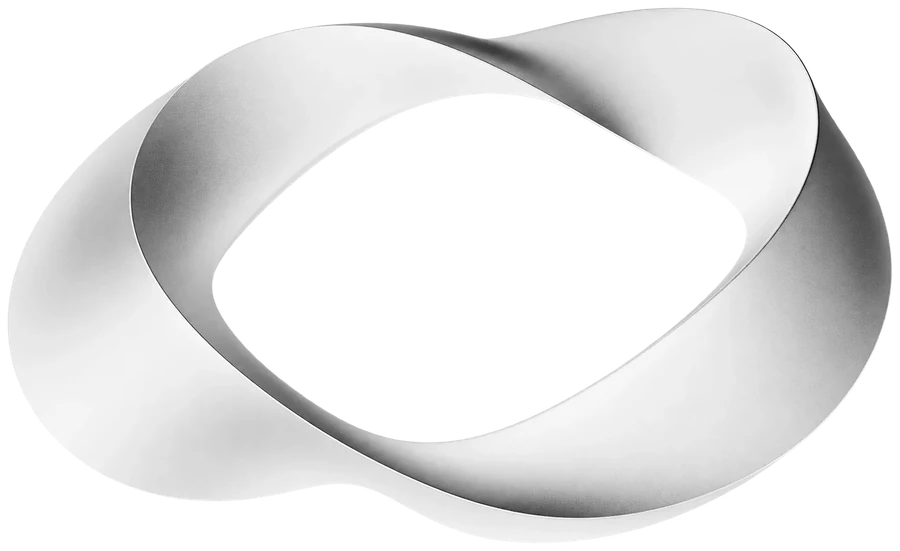
#> input picture assets/img/s-campus-loop/mobius.webp, 900 x 551 px, found by its file name
$ python mark_morph.py
#> lines starting #> are read from the running program, lines starting #| are printed output that depends on the picture; after the words box and inside, x2 and y2 are one past the last pixel; in counts of white or black regions, pixels touching at a corner belong together
# The opening's morph (11 Nov, Ritika: "the transition and merging of the white Möbius strip is not seamless"): ACKO's mark, its three
# bands, changes shape into the white strip of the deck's Möbius photo, so the photo comes up on an outline that is already there.
#   python tools/acko/story/mark_morph.py .            writes the point lists into slides/s-open.html and s-open-2.html
# The strip's silhouette is its alpha (outer edge and opening), in page px as s-mobius places the photo (x' = 149.76 + 1.055 x,
# y' = 1.0547 y). The ring is cut by three rays from the opening's centre, at the twist (top right) and either side of the left
# crossing, into three bands that sit where the mark's bands sit: top run, lower run, left fold. Each mark band (its SVG path at the
# logo's pose) and its target are resampled to N points by length, the target's start and direction chosen to match the source in
# normalised box coordinates, so no point travels across the shape.
import sys, os, re, json, math
import numpy as np, cv2
from PIL import Image

ROOT = sys.argv[1] if len(sys.argv) > 1 else "."
N = 180
POSE = (681.0, 330.0, 3.3)          # the logo's pose in page px: translate, scale (as the slide's CSS)
MARK = {
    "a": "M14 32C40 29 78 38 124 62L166 43.5C168.5 42 168.5 39.5 165.5 37.5C140 21 108 1 80 0C62 0 36 14 14 32Z",
    "b": "M169 44.5L104 74C70 89 36 97 13.5 95C32 109 55 127 76 127C104 126 148 102 167 88C169 86 169 85 169 84Z",
    "c": "M12 34C30 33 44 35 52 38C48.5 55 48.5 74 52 89C40 92 24 93.5 12 92.5C-3 78 -3 50 12 34Z",
}

def path_pts(d, step=0.25):
    toks = re.findall(r"[MLCZ]|-?\d*\.?\d+", d); i = 0; cur = None; out = []; cmd = None
    while i < len(toks):
        t = toks[i]
        if t in "MLCZ": cmd = t; i += 1
        if cmd == "Z": break
        if cmd in "ML":
            p = (float(toks[i]), float(toks[i + 1])); i += 2
            if cmd == "L" and cur:
                n = max(2, int(math.dist(cur, p) / step)); out += [(cur[0] + (p[0] - cur[0]) * k / n, cur[1] + (p[1] - cur[1]) * k / n) for k in range(1, n + 1)]
            else: out.append(p)
            cur = p; cmd = "L" if cmd == "M" else cmd
        elif cmd == "C":
            c1 = (float(toks[i]), float(toks[i + 1])); c2 = (float(toks[i + 2]), float(toks[i + 3])); p = (float(toks[i + 4]), float(toks[i + 5])); i += 6
            for k in range(1, 61):
                u = k / 60; v = 1 - u
                out.append((v**3 * cur[0] + 3 * v * v * u * c1[0] + 3 * v * u * u * c2[0] + u**3 * p[0], v**3 * cur[1] + 3 * v * v * u * c1[1] + 3 * v * u * u * c2[1] + u**3 * p[1]))
            cur = p
    tx, ty, s = POSE
    return np.array([(tx + x * s, ty + y * s) for x, y in out])

def resample(P, n):
    P = np.vstack([P, P[:1]]); seg = np.hypot(*np.diff(P, axis=0).T); L = np.concatenate([[0], np.cumsum(seg)])
    t = np.linspace(0, L[-1], n, endpoint=False)
    return np.stack([np.interp(t, L, P[:, 0]), np.interp(t, L, P[:, 1])], 1)

def area(P): x, y = P[:, 0], P[:, 1]; return 0.5 * (x @ np.roll(y, -1) - y @ np.roll(x, -1))

def match(src, dst):
    """dst rotated (and reversed if needed) so its points line up with src's, judged in each shape's own normalised box"""
    if np.sign(area(src)) != np.sign(area(dst)): dst = dst[::-1]
    nrm = lambda P: (P - P.min(0)) / np.maximum(np.ptp(P, 0), 1e-6)
    a, b = nrm(src), nrm(dst)
    best = min(range(len(dst)), key=lambda k: ((a - np.roll(b, -k, 0)) ** 2).sum())
    return np.roll(dst, -best, 0)

im = np.array(Image.open(os.path.join(ROOT, "assets/img/mobius.webp")).convert("RGBA"))
#> im is the input picture: shape (551, 900, 4); mean R, G, B, A 114.3, 114.3, 114.3, 125.1
alpha = (im[:, :, 3] > 40).astype(np.uint8) * 255
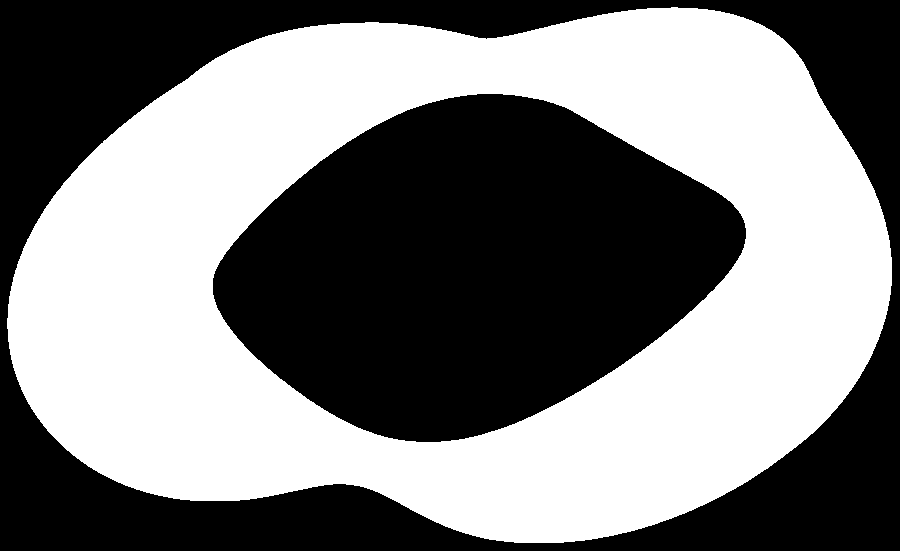
#> alpha: shape (551, 900); 49.7% white; 1 white region, box (x1, y1, x2, y2) and area: (7, 7, 892, 543) 246465
alpha = cv2.morphologyEx(alpha, cv2.MORPH_CLOSE, np.ones((5, 5), np.uint8))
#> alpha: shape (551, 900); 49.7% white; 1 white region
cs, hier = cv2.findContours(alpha, cv2.RETR_CCOMP, cv2.CHAIN_APPROX_NONE)
#> cs = 2 contours; box (x1, y1, x2, y2) and area: (7, 7, 892, 543) 371230, (212, 93, 747, 443) 126409
order = sorted(range(len(cs)), key=lambda i: -cv2.contourArea(cs[i]))
#> order = [0, 1]
outer = cs[order[0]][:, 0, :].astype(float)
#> outer = 2129 pairs, first value 7 to 891, second value 7 to 542
holes = [cs[i][:, 0, :].astype(float) for i in order[1:] if hier[0][i][3] == order[0]]
#> holes = 1 point arrays, longest 1162 points
hole = max(holes, key=lambda h: cv2.contourArea(h.astype(np.int32)))
#> hole = 1162 pairs, first value 212 to 746, second value 93 to 442
page = lambda P: np.stack([149.76 + 1.055 * P[:, 0], 1.0547 * P[:, 1]], 1)
O, H = page(outer), page(hole)
#> O = 2129 pairs, first value 157.1 to 1089.8, second value 7.38 to 571.6; H = 1162 pairs, first value 373.4 to 936.8, second value 98.09 to 466.2
C = H.mean(0)
#> C = [652.3, 279.8]

# the cuts (angles from the opening's centre, screen y down): the twist at the top right, and the left crossing's two sides
def ang_of(photo_xy): p = np.array([149.76 + 1.055 * photo_xy[0], 1.0547 * photo_xy[1]]); return math.atan2(p[1] - C[1], p[0] - C[0])
CUT = {"twist": ang_of((1330, 300)), "lt": ang_of((330, 330)), "lb": ang_of((330, 760))}
#> CUT = {'twist': 0.0406, 'lt': 2.73, 'lb': 1.86}

def band(a0, a1):
    """the ring between angles a0 → a1 (clockwise on screen): the outer edge forward, the opening's edge back"""
#> called with a0 = 2.73, a1 = 0.0406
    span = (a1 - a0) % (2 * math.pi)
    inr = lambda P: [p for p in P if ((math.atan2(p[1] - C[1], p[0] - C[0]) - a0) % (2 * math.pi)) <= span]
    def ordered(P):
        q = inr(P); q.sort(key=lambda p: (math.atan2(p[1] - C[1], p[0] - C[0]) - a0) % (2 * math.pi)); return q
#> after `q = inr(P)`: q = 1231 pairs, first value 157.1 to 1089.8, second value 7.38 to 471.5
    o, h = ordered(O), ordered(H)
#> o has the same summary as q in ordered; h = 693 pairs, first value 373.4 to 936.8, second value 98.09 to 379.7
    return np.array(o + h[::-1])

TARGET = {"a": band(CUT["lt"], CUT["twist"]),       # top run: left crossing (upper side) → over the top → the twist
          "b": band(CUT["twist"], CUT["lb"]),       # lower run: the twist → round the bottom → the crossing (lower side)
          "c": band(CUT["lb"], CUT["lt"])}          # the left fold, between the crossing's two sides
rgb = im[:, :, :3].astype(float); ys, xs = np.nonzero(im[:, :, 3] > 200)
#> after `rgb = im[:, :, :3].astype(float)`:
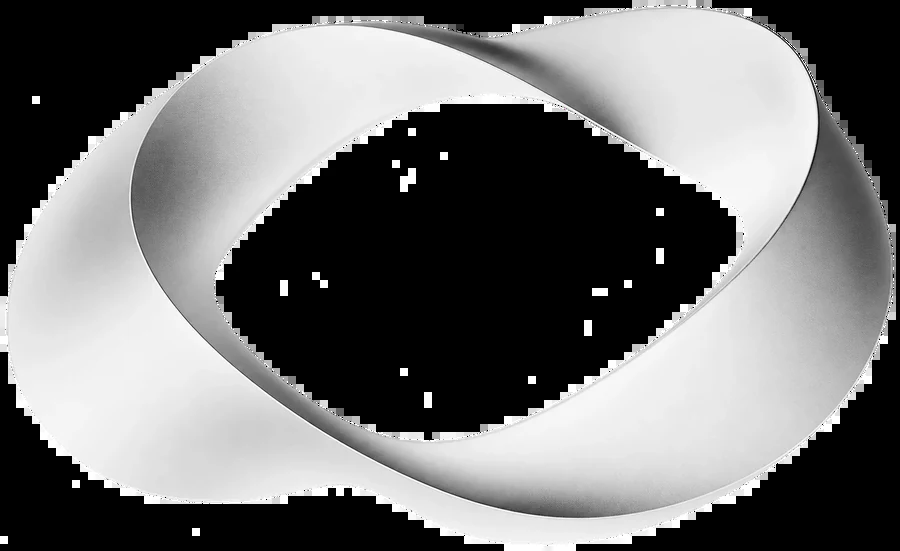
#> rgb: shape (551, 900, 3) float64; mean R, G, B 114.3, 114.3, 114.3
out = {}
for k in "abc":
    src = resample(path_pts(MARK[k]), N)
    dst = match(src, resample(TARGET[k], N))
    # the band's tone in the photo: mean colour of opaque photo px inside the target band
    poly = np.stack([(dst[:, 0] - 149.76) / 1.055, dst[:, 1] / 1.0547], 1).astype(np.int32)
    m = np.zeros(alpha.shape, np.uint8); cv2.fillPoly(m, [poly], 1); sel = (m > 0) & (im[:, :, 3] > 200)
    tone = rgb[sel].mean(0) if sel.any() else np.array([235, 235, 238])
    out[k] = {"from": [round(v, 1) for v in src.ravel().tolist()], "to": [round(v, 1) for v in dst.ravel().tolist()],
              "tone": "#%02x%02x%02x" % tuple(int(min(255, c * 1.04)) for c in tone)}
    print(k, "tone", out[k]["tone"], "target px", len(TARGET[k]))
#> this loop made 3 passes
#> (best in match, tone) on passes 1 to 3: (171, [203.2, 203.2, 203.2]), (1, [211.2, 211.2, 211.2]), (108, [210.3, 210.3, 210.3])
#| a tone #d3d3d3 target px 1924
#| b tone #dbdbdb target px 861
#| c tone #dadada target px 506
#> pass 1, `sel = (m > 0) & (im[:, :, 3] > 200)`:
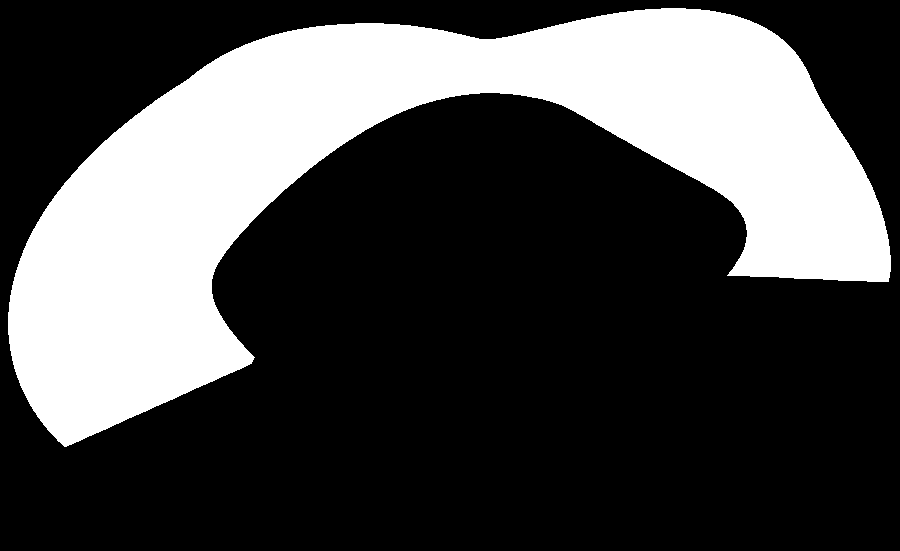
#> sel: shape (551, 900) bool; 29.6% white; 1 white region, box (x1, y1, x2, y2) and area: (8, 8, 891, 447) 146567
#> pass 2, `sel = (m > 0) & (im[:, :, 3] > 200)`:
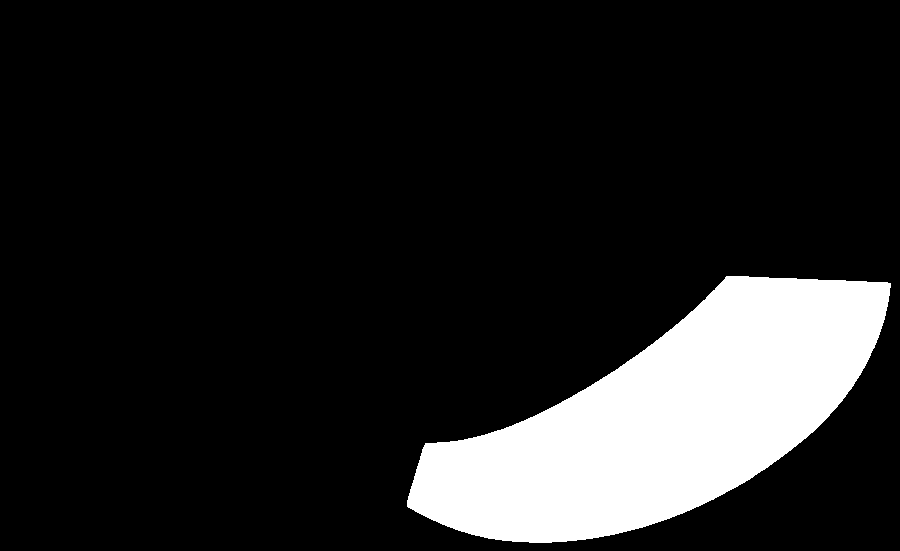
#> sel: shape (551, 900) bool; 13.8% white; 1 white region, box (x1, y1, x2, y2) and area: (407, 276, 891, 543) 68574
#> pass 3, `sel = (m > 0) & (im[:, :, 3] > 200)`:
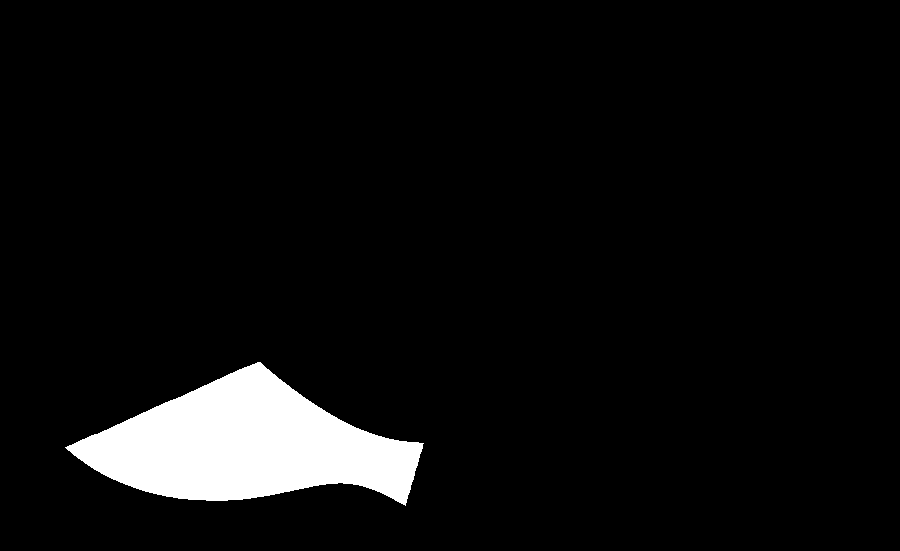
#> sel: shape (551, 900) bool; 5.8% white; 1 white region, box (x1, y1, x2, y2) and area: (65, 362, 424, 506) 28576
#> after the loop:
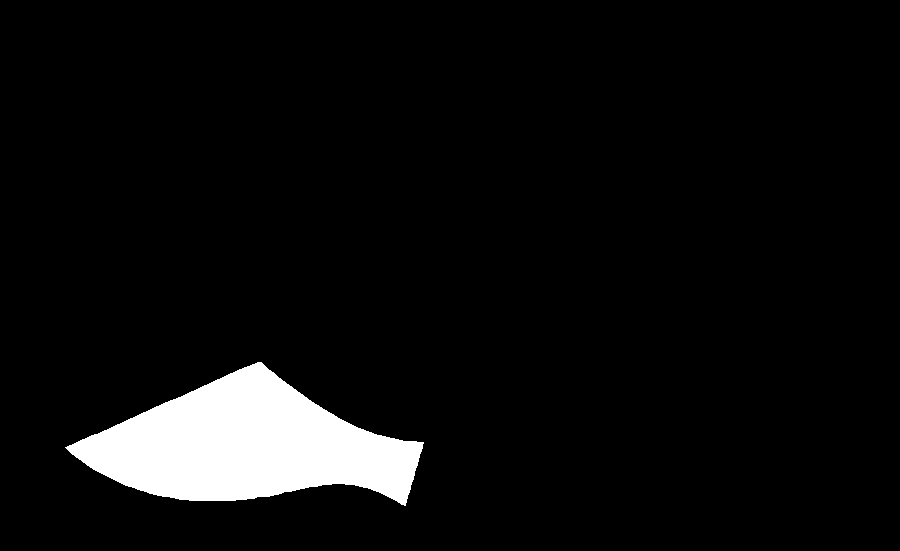
#> m: shape (551, 900); values 0 (black) and 1 (white), 5.8% white; 1 white region, box (x1, y1, x2, y2) and area: (65, 362, 424, 506) 28925
#> after the loop, out = 3 items
if "--preview" in sys.argv:          # a picture of the cuts over the photo, in page px, then stop
    pv = Image.new("RGB", (1920, 1080), (20, 18, 30)); ph = Image.open(os.path.join(ROOT, "assets/img/mobius.webp")).convert("RGBA")
    pv.paste(ph.resize((round(1536 * 1.055), round(1024 * 1.0547))), (150, 0), ph.resize((round(1536 * 1.055), round(1024 * 1.0547))))
    a = np.array(pv); col = {"a": (144, 104, 240), "b": (72, 40, 186), "c": (176, 152, 242)}
    for k in "abc":
        ov = a.copy(); cv2.fillPoly(ov, [np.array(out[k]["to"]).reshape(-1, 2).astype(np.int32)], col[k]); a = (a * .45 + ov * .55).astype(np.uint8)
        cv2.polylines(a, [np.array(out[k]["from"]).reshape(-1, 2).astype(np.int32)], True, col[k], 3)
        f = np.array(out[k]["from"]).reshape(-1, 2); t = np.array(out[k]["to"]).reshape(-1, 2)
        for i in range(0, N, 15): cv2.line(a, tuple(f[i].astype(int)), tuple(t[i].astype(int)), (255, 200, 0), 1)
    Image.fromarray(a).save(sys.argv[sys.argv.index("--preview") + 1]); print("preview"); sys.exit()
blob = "/*MORPH*/" + json.dumps(out, separators=(",", ":")) + "/*END*/"
for f in ("tools/acko/story/open_base.html",):          # the opening's template (gen_unfold.py builds the slides from it)
#> (the run stopped early here; a loop or call above may not have finished)
